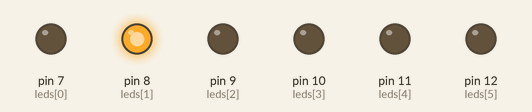
Simulated run of this sketch. Board: Arduino Uno, built with avr-gcc and run on an emulated ATmega328P. Shown: output pins drawn as LEDs (lit = HIGH). Random numbers use the default seed unless the sketch sets one.

Above: at 0.1 s.
At 3.6 s:
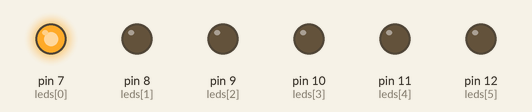
At 7.6 s:
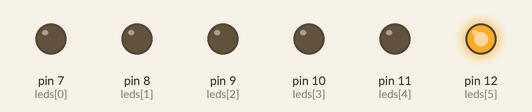
At 14.6 s:
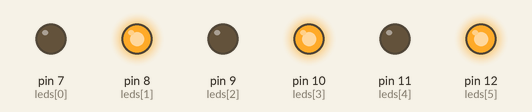
At 25.6 s:
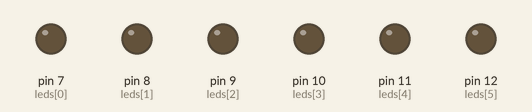
At 37.6 s:
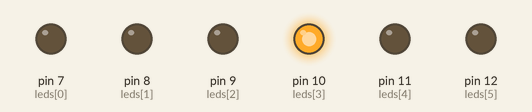
Timing chart, 0 to 40.0 s (numbered marks = the images above):
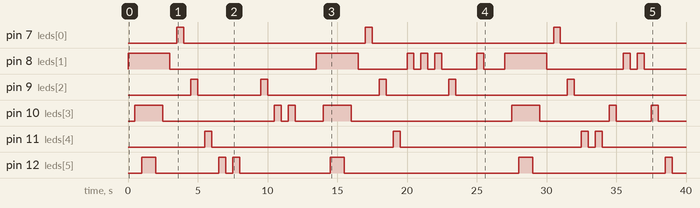

The sketch:

YanascualCintya_Tarea1.ino
```cpp
/*UNIVERSIDAD TÉCNICA DEL NORTE
          FICA-CIERCOM
    SISTEMAS MICROPROCESADOS
Nombre: Cintya Yanascual
Fecha: 25/10/2018
            Tarea N°1
*/

/*1.- JUEGO DE LUCES QUE SE PRENDEN LOS LEDS IMPARES (1,3,5)*/
int leds[6] = {7, 8, 9, 10, 11, 12}; //Se define el vector para configurar los leds
int i = 0; //variable de recorrido del vector


void setup() {
  // put your setup code here, to run once:
  for (i; i < 6; i++) {
    pinMode(leds[i], OUTPUT); //Se define los pines a utilizar como OUTPUT==>salida
    randomSeed(4);  // Sirve para dar un comienzo al número randómico
  }
  i = 0;
}

void loop() {
  // put your main code here, to run repeatedly:
   for(i=1;i<6;i=i+2){
    digitalWrite(leds[i],HIGH); //Se pone en HIGH o alto (encendido) la posición i del vector
    delay(500);    //tiempo de espera en ms
   }
   for(;i>=0;i=i-2){
    digitalWrite(leds[i],LOW); //Se pone en LOW o bajo (apagado) la posición i del vector
    delay(500);
   }
i=0;

/*2.- SE ENCIENDEN UNO POR UNO LOS LEDS PARES (0,2,4)*/
for(;i<6;i=i+2){
    digitalWrite(leds[i],HIGH); //Se pone en HIGH o alto (encendido) la posición i del vector
    delay(500);                 //tiempo de espera en ms
    digitalWrite(leds[i],LOW); //Se pone en LOW o bajo (apagado) la posición i del vector
    delay(500);
}
i=0;

/*3.- JUEGO QUE SE ENCIENDAN Y APAGUEN LOS LEDS DE FORMA ALEATORIA (RANDOM)*/

for(;i<6;i++){
int  r=random(1,7);  //Sirve para dar números aleatorios, se empieza desde uno y al número mayor que se utilizará en este caso para los leds que son 6 se suma 1
    digitalWrite(leds[r],HIGH); //Se pone en HIGH o alto (encendido) la posición i del vector
    delay(500);                 //tiempo de espera en ms
    digitalWrite(leds[r],LOW); //Se pone en LOW o bajo (apagado) la posición i del vector
    delay(500);
}
i=0;
delay(1000);
}
```

Measured:
- by itself, pin 7 (leds[0]): alternates HIGH for 0.50 s and LOW for 13.0 s
- by itself, pin 8 (leds[1]): LOW → HIGH at 0.00 s, → LOW 3.0 s later, → HIGH 10.5 s later, → LOW 3.0 s later, … (18 changes in this stretch)
- by itself, pin 9 (leds[2]): repeats every 13.5 s: LOW 4.5 s, HIGH 0.50 s, LOW 8.0 s, HIGH 0.50 s
- by itself, pin 10 (leds[3]): LOW → HIGH at 0.50 s, → LOW 2.0 s later, → HIGH 8.0 s later, → LOW 0.50 s later, … (14 changes in this stretch)
- by itself, pin 11 (leds[4]): LOW → HIGH at 5.5 s, → LOW 0.50 s later, → HIGH 13.0 s later, → LOW 0.50 s later, … (8 changes in this stretch)
- by itself, pin 12 (leds[5]): LOW → HIGH at 1.0 s, → LOW 1.0 s later, → HIGH 4.5 s later, → LOW 0.50 s later, … (12 changes in this stretch)
